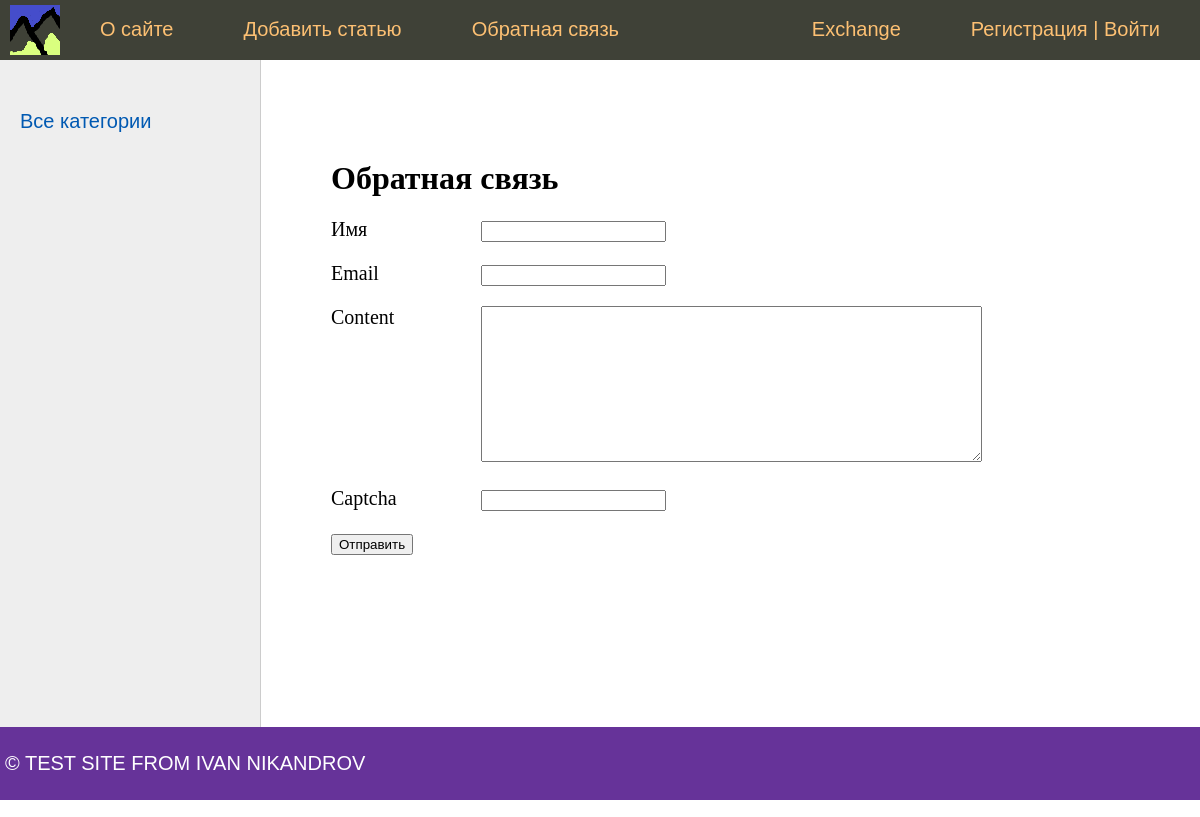
Page /contact/ on the earlier database version.
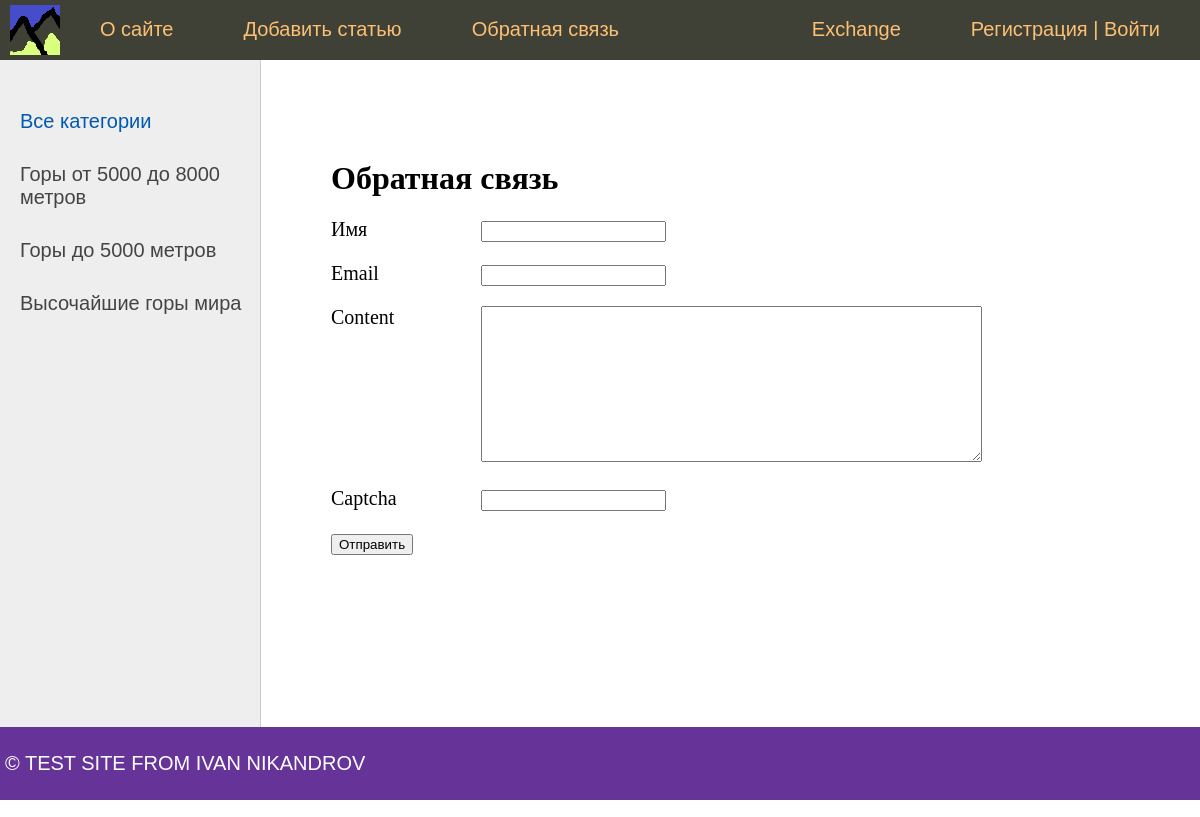
Same page on the later database version.
### mount/models.py (models this page shows, shortened)
class Category(models.Model):
    name = models.CharField(max_length=100, db_index=True, verbose_name="Категория")
    slug = models.SlugField(max_length=255, unique=True, db_index=True, verbose_name='URL')
    def get_absolute_url(self):
        return reverse('category', kwargs={'cat_slug': self.slug})
    class Meta:
        verbose_name = 'Категории'
        verbose_name_plural = 'Категории'
        ordering = ['id']

### mount/views.py (the view, shortened to what this page needs)
# urls.py: path('contact/', ContactFormView.as_view(), name='contact'),
class ContactFormView(DataMixin, FormView):
    form_class = ContactForm
    template_name = 'mount/contact.html'
    success_url = reverse_lazy('home')
    def get_context_data(self, *, object_list=None, **kwargs):
        context = super().get_context_data(**kwargs)
        c_def = self.get_user_context(title='Обратная связь')
        return dict(list(context.items()) + list(c_def.items()))

### mount/forms.py
class ContactForm(forms.Form):
    name = forms.CharField(label="Имя", max_length=255)
    email = forms.EmailField(label='Email')
    content = forms.CharField(widget=forms.Textarea(attrs={'cols':60, "rows":10}))
    captcha = CaptchaField()

### mount/templatetags/mount_tags.py (called while the page is built)
@register.inclusion_tag('mount/list_categories.html')
def show_categories(sort=None, cat_selected=0):
    if not sort:
        cats = Category.objects.all()
    else:
        cats = Category.objects.order_by(sort)
    return {'cats': cats, "cat_selected": cat_selected}

@register.inclusion_tag('mount/list_mainmenu.html')
def show_mainmenu(sort=None):
    menu = [
        {'title': 'О сайте', 'url_name': 'about'},
        {'title': 'Добавить статью', 'url_name': 'add_page'},
        {'title': 'Обратная связь', 'url_name': 'contact'},
        {'title': 'Exchange', 'url_name': 'exchange_main'},
    ]
    return {'menu': menu}

### mount/templates/mount/contact.html (shortened to what this page needs)
{% extends 'mount/base.html' %}
{% block content %}
<h1>{{ title }}</h1>
    <form method="post">
        {% for f in form %}
            <p><label class="form-label" for="{{ f.id_for_label }}">{{ f.label }}</label>{{ f }}</p>
        {% endfor %}
        <button type="submit">Отправить</button>
    </form>
{% endblock %}

### mount/templates/mount/list_categories.html
        {% for c in cats %}
            {% if c.pk == cat_selected %}
                <li class="selected">{{ c.name }}</li>
            {% else %}
                <li><a href="{{ c.get_absolute_url }}">{{ c.name }}</a></li>
            {% endif %}
        {% endfor %}

Differences in the rows shown:
added Category: name "Горы от 5000 до 8000 метров"
added Category: name "Горы до 5000 метров"
added Category: name "Высочайшие горы мира"
